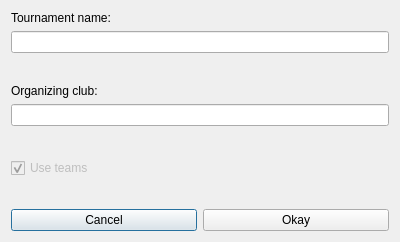
<?xml version="1.0" encoding="UTF-8"?>
<ui version="4.0">
 <class>DlgTournamentSettings</class>
 <widget class="QDialog" name="DlgTournamentSettings">
  <property name="geometry">
   <rect>
    <x>0</x>
    <y>0</y>
    <width>400</width>
    <height>242</height>
   </rect>
  </property>
  <property name="windowTitle">
   <string>Edit tournament settings</string>
  </property>
  <layout class="QVBoxLayout" name="verticalLayout_2">
   <item>
    <layout class="QVBoxLayout" name="verticalLayout">
     <item>
      <widget class="QLabel" name="label">
       <property name="text">
        <string>Tournament name:</string>
       </property>
      </widget>
     </item>
     <item>
      <widget class="QLineEdit" name="leTournamentName"/>
     </item>
     <item>
      <spacer name="verticalSpacer">
       <property name="orientation">
        <enum>Qt::Vertical</enum>
       </property>
       <property name="sizeHint" stdset="0">
        <size>
         <width>20</width>
         <height>40</height>
        </size>
       </property>
      </spacer>
     </item>
     <item>
      <widget class="QLabel" name="label_2">
       <property name="text">
        <string>Organizing club:</string>
       </property>
      </widget>
     </item>
     <item>
      <widget class="QLineEdit" name="leOrgaClub"/>
     </item>
     <item>
      <spacer name="verticalSpacer_2">
       <property name="orientation">
        <enum>Qt::Vertical</enum>
       </property>
       <property name="sizeHint" stdset="0">
        <size>
         <width>20</width>
         <height>40</height>
        </size>
       </property>
      </spacer>
     </item>
     <item>
      <widget class="QCheckBox" name="cbUseTeams">
       <property name="enabled">
        <bool>false</bool>
       </property>
       <property name="text">
        <string>Use teams</string>
       </property>
       <property name="checked">
        <bool>true</bool>
       </property>
      </widget>
     </item>
     <item>
      <spacer name="verticalSpacer_3">
       <property name="orientation">
        <enum>Qt::Vertical</enum>
       </property>
       <property name="sizeHint" stdset="0">
        <size>
         <width>20</width>
         <height>40</height>
        </size>
       </property>
      </spacer>
     </item>
     <item>
      <layout class="QHBoxLayout" name="horizontalLayout">
       <item>
        <widget class="QPushButton" name="btnCancel">
         <property name="text">
          <string>Cancel</string>
         </property>
        </widget>
       </item>
       <item>
        <widget class="QPushButton" name="btnOkay">
         <property name="text">
          <string>Okay</string>
         </property>
        </widget>
       </item>
      </layout>
     </item>
    </layout>
   </item>
  </layout>
 </widget>
 <resources/>
 <connections>
  <connection>
   <sender>btnCancel</sender>
   <signal>clicked()</signal>
   <receiver>DlgTournamentSettings</receiver>
   <slot>reject()</slot>
   <hints>
    <hint type="sourcelabel">
     <x>103</x>
     <y>217</y>
    </hint>
    <hint type="destinationlabel">
     <x>199</x>
     <y>120</y>
    </hint>
   </hints>
  </connection>
  <connection>
   <sender>btnOkay</sender>
   <signal>clicked()</signal>
   <receiver>DlgTournamentSettings</receiver>
   <slot>accept()</slot>
   <hints>
    <hint type="sourcelabel">
     <x>295</x>
     <y>217</y>
    </hint>
    <hint type="destinationlabel">
     <x>199</x>
     <y>120</y>
    </hint>
   </hints>
  </connection>
  <connection>
   <sender>leOrgaClub</sender>
   <signal>textChanged(QString)</signal>
   <receiver>DlgTournamentSettings</receiver>
   <slot>onOrgaNameChanged()</slot>
   <hints>
    <hint type="sourcelabel">
     <x>199</x>
     <y>118</y>
    </hint>
    <hint type="destinationlabel">
     <x>199</x>
     <y>120</y>
    </hint>
   </hints>
  </connection>
  <connection>
   <sender>leTournamentName</sender>
   <signal>textChanged(QString)</signal>
   <receiver>DlgTournamentSettings</receiver>
   <slot>onTournamentNameChanged()</slot>
   <hints>
    <hint type="sourcelabel">
     <x>199</x>
     <y>44</y>
    </hint>
    <hint type="destinationlabel">
     <x>199</x>
     <y>120</y>
    </hint>
   </hints>
  </connection>
 </connections>
 <slots>
  <slot>onTournamentNameChanged()</slot>
  <slot>onOrgaNameChanged()</slot>
 </slots>
</ui>
